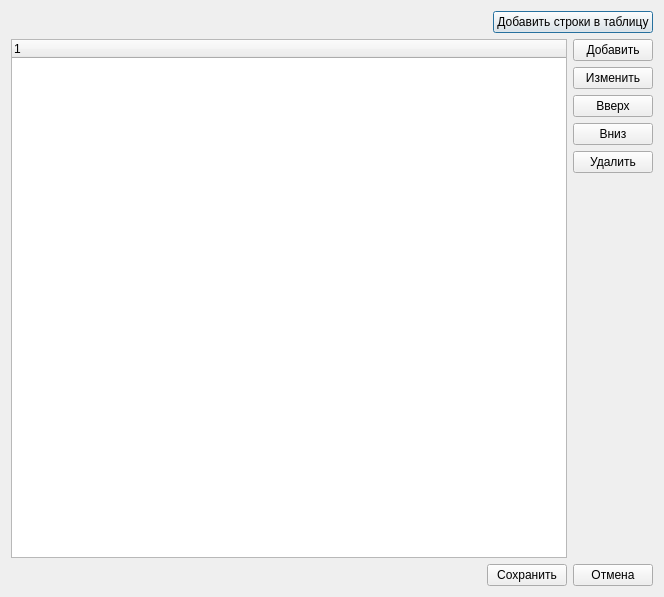
<?xml version="1.0" encoding="UTF-8"?>
<ui version="4.0">
 <class>ListTemplateFormulas</class>
 <widget class="QDialog" name="ListTemplateFormulas">
  <property name="geometry">
   <rect>
    <x>0</x>
    <y>0</y>
    <width>664</width>
    <height>597</height>
   </rect>
  </property>
  <property name="windowTitle">
   <string>Список шаблонных формул</string>
  </property>
  <layout class="QGridLayout" name="gridLayout_2">
   <item row="0" column="0">
    <layout class="QVBoxLayout" name="verticalLayout_3">
     <item>
      <layout class="QVBoxLayout" name="verticalLayout_2">
       <item>
        <layout class="QHBoxLayout" name="horizontalLayout_2">
         <item>
          <spacer name="horizontalSpacer">
           <property name="orientation">
            <enum>Qt::Horizontal</enum>
           </property>
           <property name="sizeHint" stdset="0">
            <size>
             <width>40</width>
             <height>20</height>
            </size>
           </property>
          </spacer>
         </item>
         <item>
          <widget class="QPushButton" name="addParamsPushButton">
           <property name="text">
            <string>Добавить строки в таблицу</string>
           </property>
          </widget>
         </item>
        </layout>
       </item>
      </layout>
     </item>
     <item>
      <layout class="QGridLayout" name="gridLayout">
       <item row="0" column="0">
        <widget class="QTreeWidget" name="treeWidget">
         <column>
          <property name="text">
           <string notr="true">1</string>
          </property>
         </column>
        </widget>
       </item>
       <item row="0" column="1">
        <layout class="QVBoxLayout" name="verticalLayout">
         <item>
          <widget class="QPushButton" name="addPushButton">
           <property name="text">
            <string>Добавить</string>
           </property>
          </widget>
         </item>
         <item>
          <widget class="QPushButton" name="editPushButton">
           <property name="text">
            <string>Изменить</string>
           </property>
          </widget>
         </item>
         <item>
          <widget class="QPushButton" name="upButton">
           <property name="text">
            <string>Вверх</string>
           </property>
          </widget>
         </item>
         <item>
          <widget class="QPushButton" name="downButton">
           <property name="text">
            <string>Вниз</string>
           </property>
          </widget>
         </item>
         <item>
          <widget class="QPushButton" name="removePushButton">
           <property name="text">
            <string>Удалить</string>
           </property>
          </widget>
         </item>
         <item>
          <spacer name="verticalSpacer">
           <property name="orientation">
            <enum>Qt::Vertical</enum>
           </property>
           <property name="sizeHint" stdset="0">
            <size>
             <width>20</width>
             <height>40</height>
            </size>
           </property>
          </spacer>
         </item>
        </layout>
       </item>
      </layout>
     </item>
     <item>
      <layout class="QHBoxLayout" name="horizontalLayout_3">
       <item>
        <spacer name="horizontalSpacer_2">
         <property name="orientation">
          <enum>Qt::Horizontal</enum>
         </property>
         <property name="sizeHint" stdset="0">
          <size>
           <width>40</width>
           <height>20</height>
          </size>
         </property>
        </spacer>
       </item>
       <item>
        <widget class="QPushButton" name="savePushButton">
         <property name="text">
          <string>Сохранить</string>
         </property>
        </widget>
       </item>
       <item>
        <widget class="QPushButton" name="cancelPushButton">
         <property name="text">
          <string>Отмена</string>
         </property>
        </widget>
       </item>
      </layout>
     </item>
    </layout>
   </item>
  </layout>
 </widget>
 <resources/>
 <connections/>
</ui>
